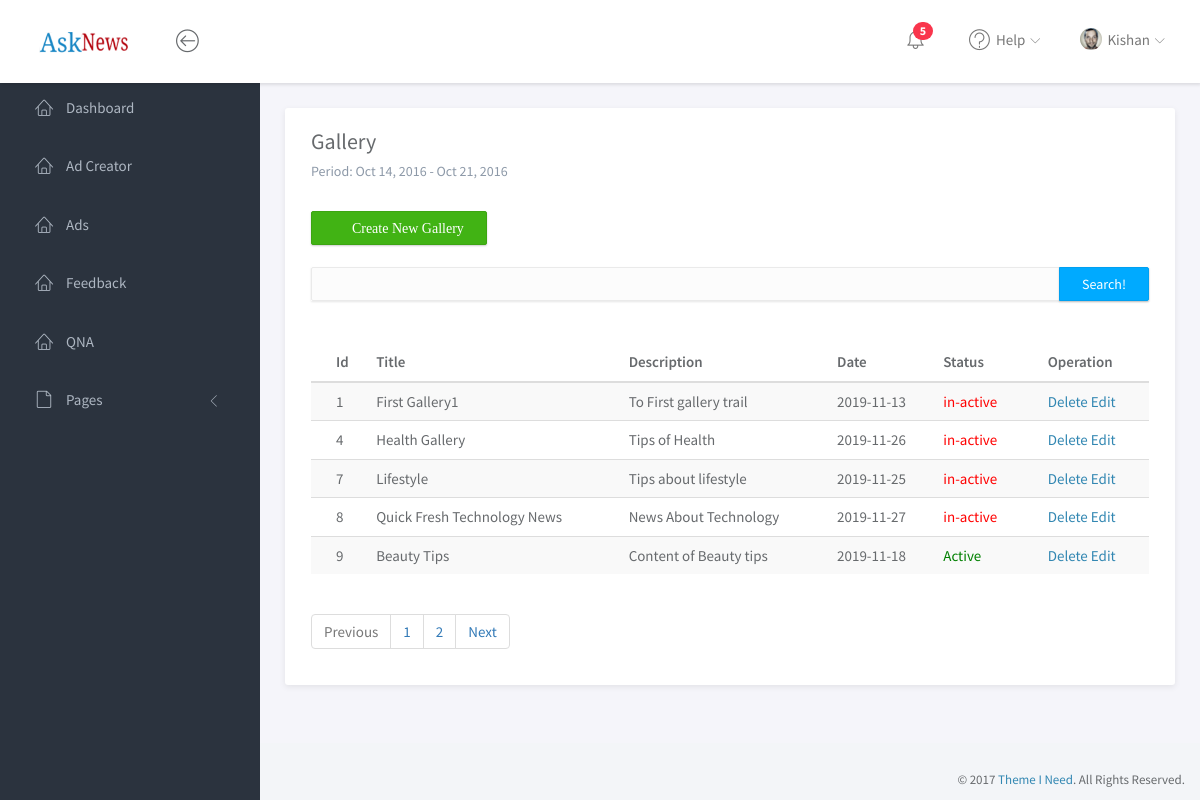
Screenshot of /Sub_Admin/gallery.php (signed in) with the database file from the repository.
### tables this page shows
CREATE TABLE `tbl_module_user` (
  `id` int(5) NOT NULL,
  `user_name` varchar(30) NOT NULL,
  `image` varchar(30) NOT NULL,
  `first_name` varchar(30) NOT NULL,
  `last_name` varchar(30) NOT NULL,
  `email` varchar(50) NOT NULL,
  `password` text NOT NULL,
  `date` timestamp NOT NULL DEFAULT CURRENT_TIMESTAMP ON UPDATE CURRENT_TIMESTAMP,
  `status` tinyint(1) NOT NULL DEFAULT '1',
  `role` tinyint(1) NOT NULL DEFAULT '1'
);

CREATE TABLE `tbl_gallery` (
  `id` int(5) NOT NULL,
  `title` varchar(200) DEFAULT NULL,
  `url` varchar(200) DEFAULT NULL,
  `seo_title` varchar(200) DEFAULT NULL,
  `seo_desc` varchar(200) DEFAULT NULL,
  `location` varchar(50) DEFAULT NULL,
  `c_date` date NOT NULL,
  `date` timestamp NULL DEFAULT CURRENT_TIMESTAMP ON UPDATE CURRENT_TIMESTAMP,
  `status` tinyint(1) DEFAULT '1'
);

### Sub_Admin/engine/engine.php (called while the page is built, shortened)
<?php
@$page=$_GET["page"];
  if($page=="" || $page==1)
  {
      @$page1=0;
  }
  else
  {
      @$page1=($page*5)-5;
  }
  if($type=="news"){
    $select="SELECT * FROM `tbl_$type` limit $page1,5";
  }else{
  $select="SELECT * FROM `tbl_$type` limit $page1,5";
  }
$sql1=mysqli_query($con,"select * from tbl_$type");
@$total_rec=mysqli_num_rows($sql1);
$total_pages=ceil($total_rec/5);
  $sql="SELECT * FROM `tbl_module_user` WHERE `user_name`='$ses' ";
  $qry=mysqli_query($con,$sql);
  $data=mysqli_fetch_array($qry);
if(isset($_POST["m_'.$type.'"])){
  $sql=$select;
}else{
  $sql=$select;
}
if(isset($_POST['search'])){
	if($_POST['keyword']==NULL){
    $error="Please Enter Hint Like ID or Title or caption to search ";
    $sql=$select;
  }
else{
  $searchkey = $_POST['keyword'];
  if($type=="picture" || $type=="slideshow"){
    $sql="select * from tbl_$type where caption like '%$searchkey%' or id like '%$searchkey%' and deletion='1'";
    }
    if($type=="gallery" || $type=="categories"){
      $sql="select * from tbl_$type where title like '%$searchkey%' or id like '%$searchkey%' and deletion='1'";
      }
      if($type=="qna"){
        $sql="select * from tbl_$type where question like '%$searchkey%' or id like '%$searchkey%' and deletion='1'";
        }
        if($type=="feedbcak"){
          $sql="select * from tbl_$type where subject like '%$searchkey%' or message like '%$searchkey%' or id like '%$searchkey%' and deletion='1'";
          }
}
}else{
  $sql=$select;
  }
  $query=mysqli_query($con,$sql);
?>

### Sub_Admin/Manager/gallery/tbl.php (the view, shortened to what this page needs)
<form action="<?php echo $_SERVER['PHP_SELF'];?>" method="post">
<button type="submit" class="btn btn-success" name="create"><i class="fa fa-plus-square">&nbsp; Create New <?php echo ucfirst($type);?></i></button>
           <br><br>             <div class="input-group">
							<input class="form-control" type="text" name="keyword">
							<span class="input-group-btn"><button class="btn btn-primary" type="submit" name="search">Search!</button></span>
						</div>
				<br><br>
                		<table class="table table-striped">
										<thead>
											<tr>
											<th>Id</th>
											<th>Title</th>
											<th>Description</th>
											<th>Date</th>
											<th>Status</th>
											<th>Operation</th>
											</tr>
										</thead>
										<tbody>
										<?php
	  while($row=mysqli_fetch_array($query)):
	  ?>
											<tr>
											<td><?php echo $row['id']; ?></td>
											<td><?php echo $row['title']; ?></td>
											<td><?php echo $row['seo_desc']; ?></td>
											<td><?php echo $row['c_date']; ?></td>
											<td>
		<a href="?status=<?php echo $row['id']; ?>" style="color:<?php echo $row['status']?'green':'red'; ?>" onclick="return confirm('Are you sure to change the status of item?')">
		<?php echo $row['status']?'Active':'in-active'; ?></td>
        <td><a href="?del=<?php echo $row['id']; ?>" class="ico del" onclick="return confirm('Are you sure to delete this item?')">Delete</a>
        <a href="?edit=<?php echo $row['id']; ?>" class="ico edit">Edit</a></td>
											</tr>
											<?php
											endwhile;
											?>
										</tbody>
									</table>
                                    <div class="dataTables_paginate paging_simple_numbers" id="DataTables_Table_0_paginate">
                                    <ul class="pagination">
                                    <li class="paginate_button previous <?php if($page<$total_pages){ echo "disabled";} ?>" id="DataTables_Table_0_previous">
                                    <a href="?page=1" aria-controls="DataTables_Table_0" data-dt-idx="0" tabindex="0">Previous</a></li>
                                    <?php
                                    for($i=1;$i<=$total_pages;$i++)
                                    {
                                        ?>
                                        <li class="paginate_button <?php echo ($i==$_GET['page'])?'active':'';?>"><a href="?page=<?php echo $i;?>" aria-controls="DataTables_Table_0" data-dt-idx="1" tabindex="0"><?php echo $i;?></a></li>
                                    <?php }
                                    ?>
                                    <li class="paginate_button previous <?php if($page>=$total_pages){ echo "disabled";} ?>" id="DataTables_Table_0_previous">
                                    <a href="?page=<?php echo $total_pages;?>" aria-controls="DataTables_Table_0" data-dt-idx="0" tabindex="0">Next</a></li>
                                    </ul>
                                </div>
						</form>

### Sub_Admin/Includes/header.php (shortened to what this page needs)
<?php
include "../Super_Admin/includes/dbconfig.php";
$ses="";
	if(isset($_SESSION['newAdSub-AdminLogin'])||isset($_SESSION['newNewsSub-AdminLogin'])){
	if(isset($_SESSION['newAdSub-AdminLogin'])){
		$ses=$_SESSION['newAdSub-AdminLogin'];
	}else{
		$ses=$_SESSION['newNewsSub-AdminLogin'];
	}
    }
    else{
        header ("location: login.php");
    }
	include "engine/engine.php";
?>
<!doctype html>
<html lang="en">
<head>
	<link rel="stylesheet" href="assets/vendor/bootstrap/css/bootstrap.min.css">
	<link rel="stylesheet" href="assets/vendor/font-awesome/css/font-awesome.min.css">
	<link rel="stylesheet" href="assets/vendor/linearicons/style.css">
	<link rel="stylesheet" href="assets/vendor/toastr/toastr.min.css">
	<link rel="stylesheet" href="assets/css/main.css">
	<link rel="stylesheet" href="assets/css/demo.css">
</head>
<body>
	<div id="wrapper">
		<nav class="navbar navbar-default navbar-fixed-top">
			<div class="brand" >
				<a href="index.html"><img src="assets/img/logo-dark.png" style="height:21px;width:90px;"  ></a>
			</div>
			<div class="container-fluid">
				<div class="navbar-btn">
					<button type="button" class="btn-toggle-fullwidth"><i class="lnr lnr-arrow-left-circle"></i></button>
				</div>
				<div id="navbar-menu">
					<ul class="nav navbar-nav navbar-right">
						<li class="dropdown">
							<a href="#" class="dropdown-toggle icon-menu" data-toggle="dropdown">
								<i class="lnr lnr-alarm"></i>
								<span class="badge bg-danger">5</span>
							</a>
						</li>
						<li class="dropdown">
							<a href="#" class="dropdown-toggle" data-toggle="dropdown"><i class="lnr lnr-question-circle"></i> <span>Help</span> <i class="icon-submenu lnr lnr-chevron-down"></i></a>
						</li>
						<li class="dropdown">
							<a href="#" class="dropdown-toggle" data-toggle="dropdown"><img src="assets/img/user.png" class="img-circle" alt="Avatar"> <span><?php echo $data['user_name'];?></span> <i class="icon-submenu lnr lnr-chevron-down"></i></a>
						</li>
					</ul>
				</div>
			</div>
		</nav>
		<div id="sidebar-nav" class="sidebar">
			<div class="sidebar-scroll">
				<nav>
					<ul class="nav">
					<li><a href="index.php" <?php echo $type == "index"?'class="active"':'';?>><i class="lnr lnr-home"></i> <span>Dashboard</span></a></li>
					<?php
					if($_SESSION['role']==0){
					?>
					<li><a href="content_creator.php" <?php echo $type == "content_creator"?'class="active"':'';?>><i class="lnr lnr-home"></i> <span>Content Creator</span></a></li>
					<li><a href="news.php" <?php echo $type == "news"?'class="active"':'';?>><i class="lnr lnr-home"></i> <span> News</span></a></li>
					<?php
					}else{
					?>
					<li><a href="ad_creator.php" <?php echo $type == "ad_creator"?'class="active"':'';?>><i class="lnr lnr-home"></i> <span>Ad Creator</span></a></li>
					<li><a href="ads.php" <?php echo $type == "ads"?'class="active"':'';?>><i class="lnr lnr-home"></i> <span>Ads</span></a></li>
					<li><a href="feedback.php" <?php echo $type == "feedback"?'class="active"':'';?>><i class="lnr lnr-home"></i> <span>Feedback</span></a></li>
					<li><a href="qna.php" <?php echo $type == "qna"?'class="active"':'';?>><i class="lnr lnr-home"></i> <span>QNA</span></a></li>
					<?php
					}
					?>
                        <li>
							<a href="#subPages" data-toggle="collapse" class="collapsed"><i class="lnr lnr-file-empty"></i> <span>Pages</span> <i class="icon-submenu lnr lnr-chevron-left"></i></a>
						</li>
					</ul>
				</nav>
			</div>
		</div>

### rows the page displays
tbl_module_user: user_name "Kishan"
tbl_gallery: id "1", title "First Gallery1", seo_desc "To First gallery trail", c_date "2019-11-13", status "in-active"
tbl_gallery: id "4", title "Health Gallery", seo_desc "Tips of Health", c_date "2019-11-26", status "in-active"
tbl_gallery: id "7", title "Lifestyle", seo_desc "Tips about lifestyle", c_date "2019-11-25", status "in-active"
tbl_gallery: id "8", title "Quick Fresh Technology News", seo_desc "News About Technology", c_date "2019-11-27", status "in-active"
tbl_gallery: id "9", title "Beauty Tips", seo_desc "Content of Beauty tips", c_date "2019-11-18", status "Active"

### other values shown
$type "Gallery"
